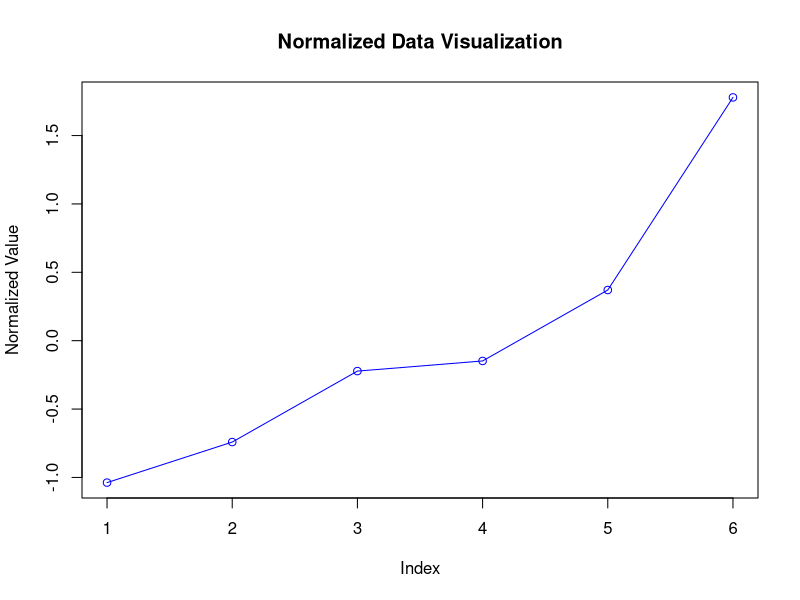

The R script that drew this image:
data_analysis_pipeline <- function(data) {
  # Standardize the data
  normalized_data <- scale(data)
  
  # Create a simple line plot
  plot(normalized_data, type = 'o', col = 'blue', 
       main = "Normalized Data Visualization", 
       xlab = "Index", ylab = "Normalized Value")
  
  return(normalized_data)
}
data_vector <- c(4, 8, 15, 16, 23, 42)
normalized_results <- data_analysis_pipeline(data_vector)
